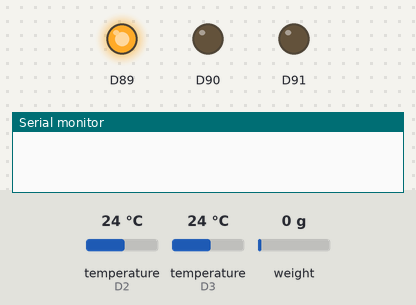
This sketch was run on a simulated Arduino MKR. On the bench: output pins drawn as LEDs (lit = HIGH), the last lines printed to the serial monitor. Inputs (shaded band) come from the test bench; at power-on: temperature (sensors on D2, D3) 24 °C, weight on the scale 0 g. WiFi joins after 1.5 s; servers stay silent unless stated; web services answer with replies made up by the test bench; not simulated (calls return 0 or success): secrets.h.

Above: at 0.1 s.
At 1.6 s:
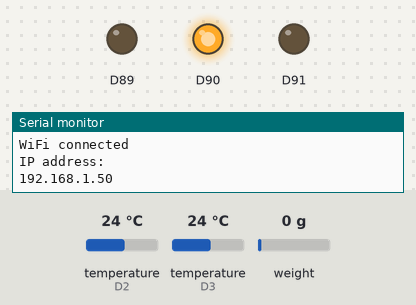
Timing chart, 0 to 3.1 s (numbered marks = the images above):
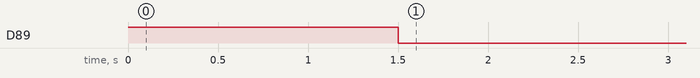

The sketch:

hiveMind.ino
```cpp
#include <OneWire.h>
#include <DallasTemperature.h>
#include "HX711.h"
#include <WiFiNINA.h>
#include <WiFiClient.h>
#include <ArduinoHttpClient.h>
#include <utility/wifi_drv.h>
#include "secrets.h"

// API host
const char* host = "api.thingspeak.com";

// define temperature sensor pins
#define TEMP1_PIN 2
#define TEMP2_PIN 3

// define weight sensor pins and calibration factor
#define LOADCELL_DOUT_PIN 4
#define LOADCELL_SCK_PIN 5
#define calibration_factor -7050.0 //This value is obtained using the SparkFun_HX711_Calibration sketch

// Setup oneWire and DallasTemperature instances for each temperature sensor
OneWire oneWire1(TEMP1_PIN);
DallasTemperature tempSensor1(&oneWire1);

OneWire oneWire2(TEMP2_PIN);
DallasTemperature tempSensor2(&oneWire2);

// global variables
float temperature1 = 0;
float temperature2 = 0;
float currentWeight = 0;
HX711 scale;
// wifi variables
WiFiClient wifi;
HttpClient client = HttpClient(wifi, host, 80);

void setupWiFi()
{
  // Set LED to red to indicate it has not connected to WIFI yet
  WiFiDrv::analogWrite(25, 255);
  WiFiDrv::analogWrite(26, 0);

  WiFi.begin(ssid, password);

  while (WiFi.status() != WL_CONNECTED)
  {
    delay(500);
    Serial.print(".");
  }

  Serial.println("\n");
  Serial.println("WiFi connected");
  Serial.println("IP address: ");
  Serial.println(WiFi.localIP());

  // Set LED to green to indicate it has successfully connected to WIFI
  WiFiDrv::analogWrite(25, 0);
  WiFiDrv::analogWrite(26, 255);
}

void setup(void)
{
  Serial.begin(9600);

  // Set up on board LEDs
  WiFiDrv::pinMode(25, OUTPUT); //define red pin
  WiFiDrv::pinMode(26, OUTPUT); //define green pin
  WiFiDrv::pinMode(27, OUTPUT); //define blue pin

  // Connect to WiFi
  setupWiFi();

  // start temp sensors
  tempSensor1.begin();
  tempSensor2.begin();

  //start weight sensor
  scale.begin(LOADCELL_DOUT_PIN, LOADCELL_SCK_PIN);
  scale.set_scale(calibration_factor); //This value is obtained by using the SparkFun_HX711_Calibration sketch
  scale.tare(); //Assuming there is no weight on the scale at start up, reset the scale to 0
}

void loop(void)
{
  // get data from sensors
  getTemperatureData();
  getWeightData();

  //print data to serial monitor for debugging
  Serial.print("Temperature 1: ");
  Serial.print(temperature1);
  Serial.print("C");
  Serial.print("\n");

  Serial.print("Temperature 2: ");
  Serial.print(temperature2);
  Serial.print("C");
  Serial.print("\n");

  Serial.print("Weight: ");
  Serial.print(currentWeight);
  Serial.print(" kg");
  Serial.print("\n");

  sendSensorData();
  //check that the Wifi is still connected
  if (WiFi.status() != WL_CONNECTED) {
    // set LED to RED to indicate that some intervention is needed
    WiFiDrv::analogWrite(25, 255);
    WiFiDrv::analogWrite(26, 0);
  }

  // we only need to run the loop every 5 min
  delay(1000*60*5);
}

void getTemperatureData() {
  tempSensor1.requestTemperatures();
  temperature1 = tempSensor1.getTempCByIndex(0);

  tempSensor2.requestTemperatures();
  temperature2 = tempSensor2.getTempCByIndex(0);
}

void getWeightData() {
  currentWeight = 0.454 * scale.get_units(); // convert lbs to kgs
}

void sendSensorData() {
  // send data to Matlab API
  String url = String("/update?api_key=") + apiKey +
                      "&field1=" + String(temperature1, 3) +
                      "&field2=" + String(temperature2, 3) +
                      "&field3=" + String(currentWeight, 3);
  client.get(url);

  // read the status code and body of the response
  int statusCode = client.responseStatusCode();
  String response = client.responseBody();

  Serial.print("Status code: ");
  Serial.println(statusCode);
  Serial.print("Response: ");
  Serial.println(response);

  // if api status code is not good then flash red to indicate data was not sent
  if (statusCode != 200) {
    WiFiDrv::analogWrite(25, 255);
    WiFiDrv::analogWrite(26, 0);
    delay(1000);
    WiFiDrv::analogWrite(25, 0);
    WiFiDrv::analogWrite(26, 255);
  }
}
```
